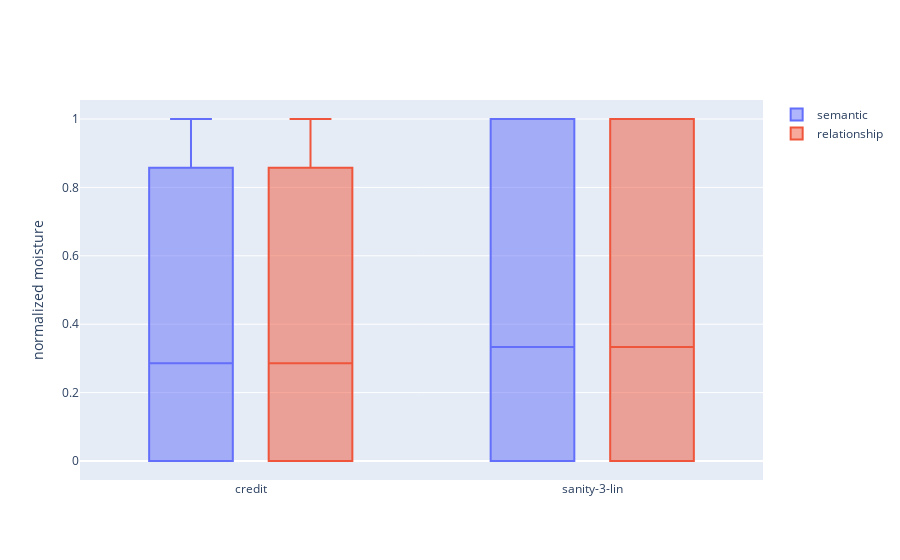

The notebook cell saved with this chart:
### Code cell
import plotly.graph_objects as go
import numpy as np
np.random.seed(1)

fig = go.Figure()
fig.add_trace(go.Box(x=df["dataset"], y=df["semantic"], name='semantic') )
fig.add_trace(go.Box(x=df["dataset"], y=df["correct_relationships"],name='relationship'))

fig.update_layout(
    yaxis_title='normalized moisture',
    boxmode='group' # group together boxes of the different traces for each value of x
)

fig.show()

### Figure 1 — Plotly figure (JSON) as saved in the notebook; plotly's stock layout.template omitted (floating-point values rounded to 4 significant figures; data arrays with more than 128 entries replaced by an {"elided": "..."} marker saying what was removed)
{"data": [{"name": "semantic", "type": "box", "x": {"elided": "271 str values"}, "y": {"elided": "271 float values"}}, {"name": "relationship", "type": "box", "x": {"elided": "271 str values"}, "y": {"elided": "271 float values"}}], "layout": {"boxmode": "group", "yaxis": {"title": {"text": "normalized moisture"}}}}
